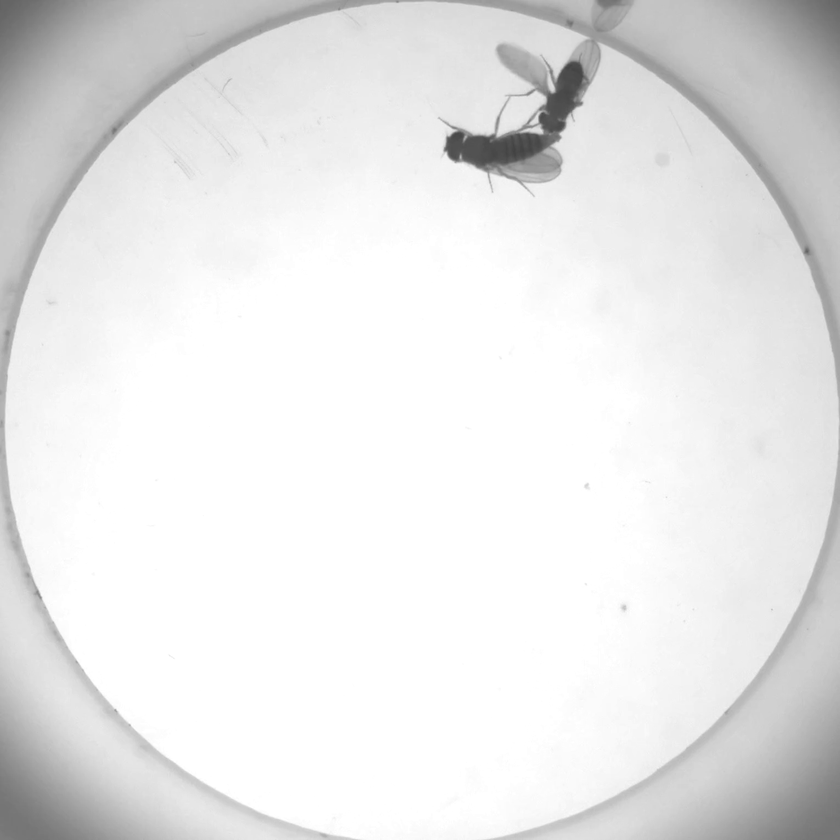
#> input picture input/images/12-05_12-43-00/1.png, 840 x 840 px, shrunk from 1530 x 1530 before the run
$ python -i contour.py   (imports and definitions only)
#> lines starting #> are read from the running program, lines starting #| are printed output that depends on the picture; after the words box and inside, x2 and y2 are one past the last pixel; in counts of white or black regions, pixels touching at a corner belong together
#> further down, picture is the input picture: shape (840, 840, 3); min 66, max 255, mean 231.2
import cv2
import matplotlib.pyplot as plt
import numpy as np

from cs229.image import img_to_mask
from cs229.annotation import get_annotations

# to avoid computing the same erosion kernel over and over again...
ERODE_KERNEL = cv2.getStructuringElement(cv2.MORPH_ELLIPSE,(9,9))

# [58 lines left out: functions in_contour, contour_roi, largest_contour, contour_label, find_contours, not called in this run]

def threshold_wings(img, mask=None, fly_color='black', mean_offset=5):
    """
    Blur, threshold, then erode the given image in an attempt to produce a binary image in which flies are separated
    from each other and the walls/background.  Unlike threshold_core, care must be taken not to remove the wings.
    """
#> called with fly_color = 'black', mean_offset = 5

    # determine thresholding type
    if fly_color == 'black':
        thresh_type = cv2.THRESH_BINARY_INV
    elif fly_color == 'white':
        thresh_type = cv2.THRESH_BINARY
    else:
        raise Exception('Invalid fly color.')

    # apply median filter
    blurred = cv2.medianBlur(img, 5)
    if mask is not None:
        mask_count = np.sum(mask == 255)
        mean_in_roi = np.sum((mask == 255) * img) / max(mask_count, 1)
        _, bw = cv2.threshold(blurred, mean_in_roi - mean_offset, 255, thresh_type)
        eroded = cv2.erode(bw, ERODE_KERNEL, iterations=1)
        masked = cv2.bitwise_and(eroded, mask)
    else:
        mean_in_roi = np.mean(img)
#> mean_in_roi = 231.2
        _, bw = cv2.threshold(blurred, mean_in_roi - mean_offset, 255, thresh_type)
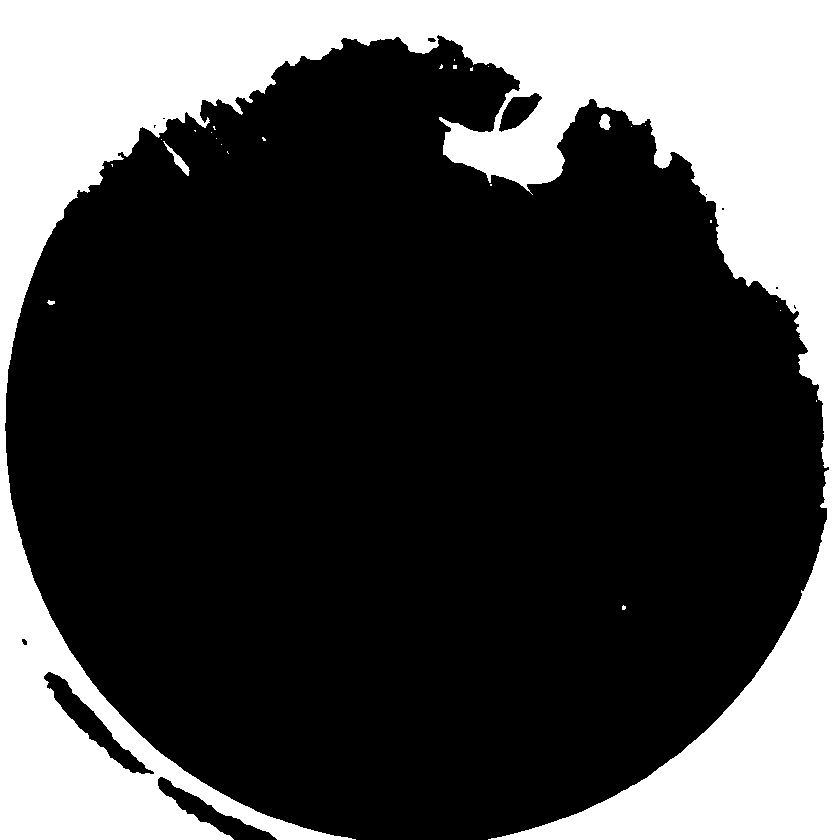
#> bw: shape (840, 840, 3); 28.9% white; 26 white regions (22 under 20 px), largest, box (x1, y1, x2, y2) and area: (0, 0, 840, 840) 203647, (163, 141, 190, 176) 204, (599, 114, 611, 130) 133, (47, 300, 55, 305) 28
        eroded = cv2.erode(bw, ERODE_KERNEL, iterations=1)
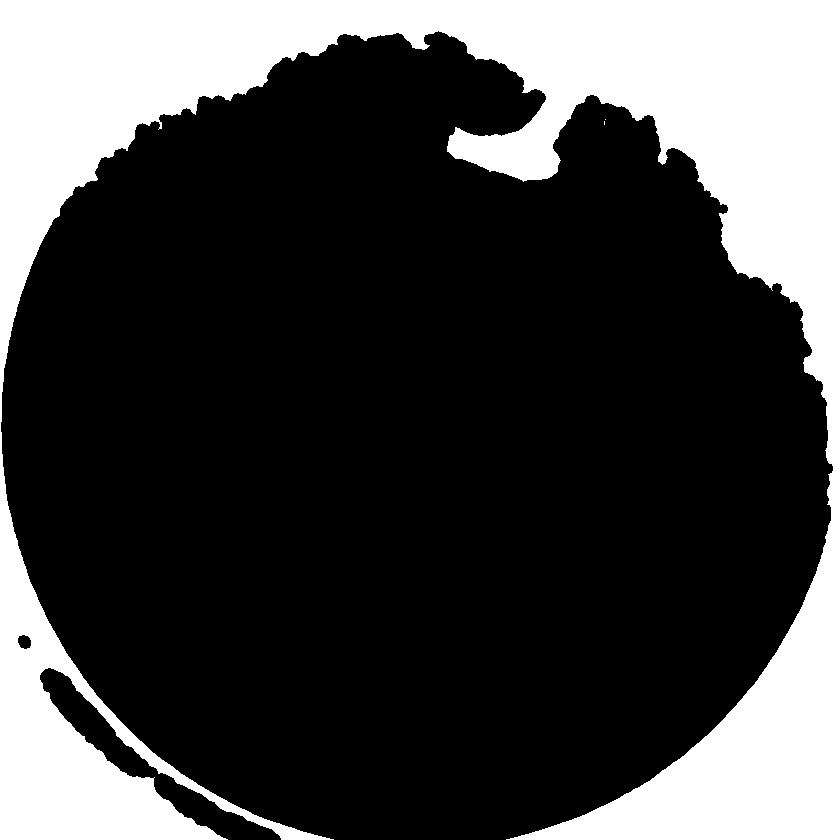
#> eroded: shape (840, 840, 3); 26.6% white; 3 white regions (2 under 20 px), largest, box (x1, y1, x2, y2) and area: (0, 0, 840, 840) 187758
        masked = eroded

    return masked

# [45 lines left out: functions threshold_core, main, not called in this run]

# [2 lines not run here, left out]

>>> import cv2
>>> picture = cv2.imread('../../input/images/12-05_12-43-00/1.png')
>>> result = threshold_wings(picture)

$ run again, on input/images/12-08_11-15-00/vlcsnap-2018-12-08-11h10m24s202.png
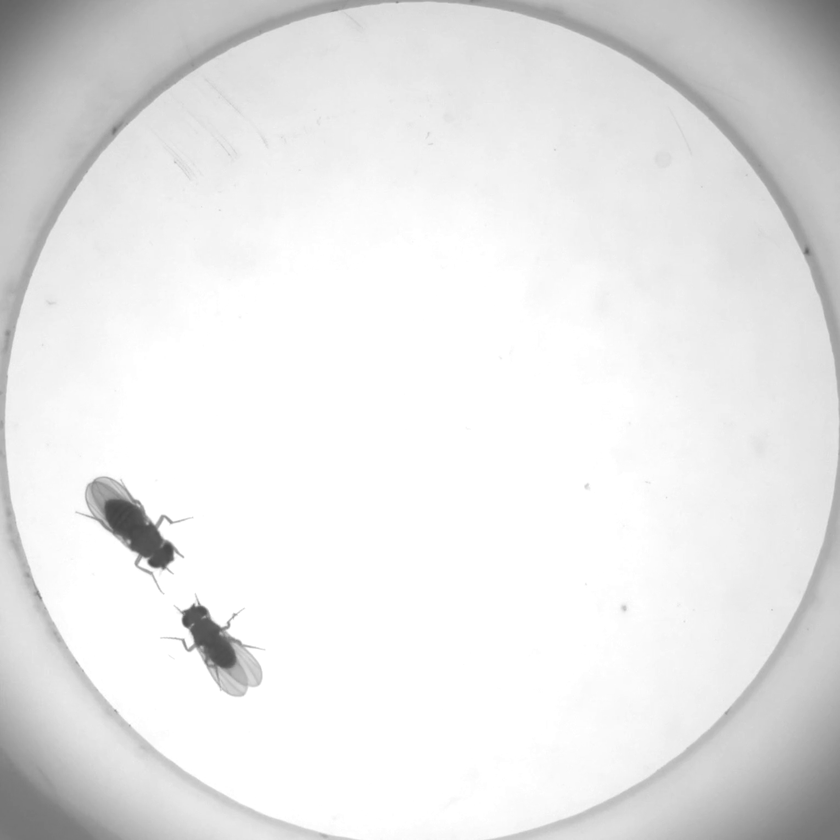
#> input picture input/images/12-08_11-15-00/vlcsnap-2018-12-08-11h10m24s202.png, 840 x 840 px, shrunk from 1530 x 1530 before the run
#> picture is the input picture: shape (840, 840, 3); min 66, max 255, mean 231.4
#> mean_in_roi = 231.4
#> in threshold_wings, `_, bw = cv2.threshold(blurred, mean_in_roi - mean_offset, 255, thresh_..`:
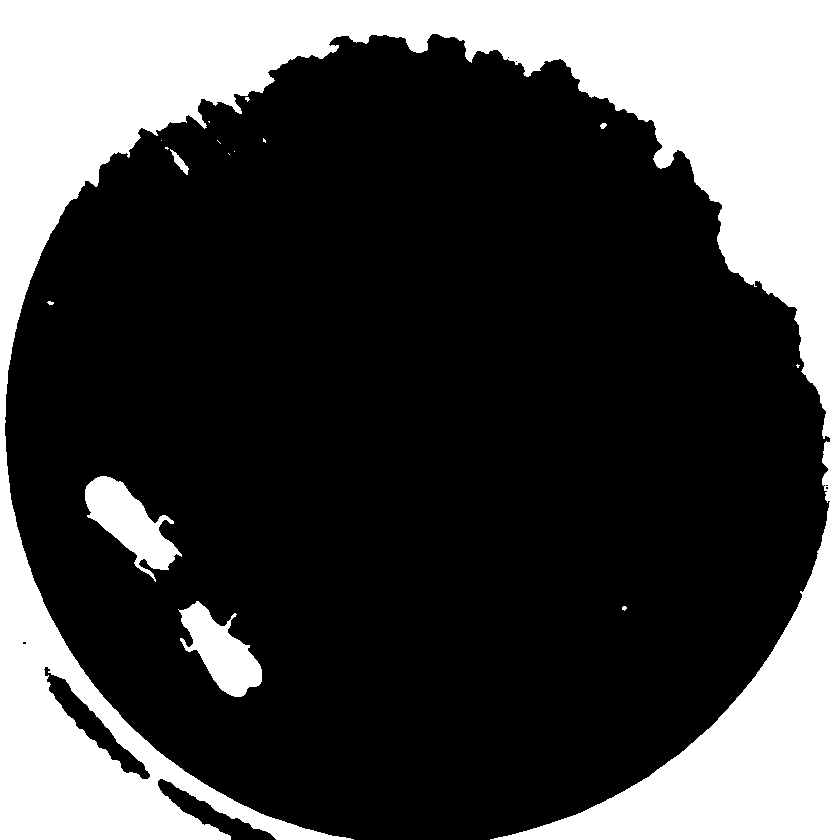
#> bw: shape (840, 840, 3); 28.4% white; 16 white regions (10 under 20 px), largest, box (x1, y1, x2, y2) and area: (0, 0, 840, 840) 192048, (85, 476, 182, 582) 4421, (178, 601, 262, 697) 3945, (170, 149, 189, 175) 159, (600, 123, 607, 129) 30, (47, 301, 54, 305) 20
#> in threshold_wings, `eroded = cv2.erode(bw, ERODE_KERNEL, iterations=1)`:
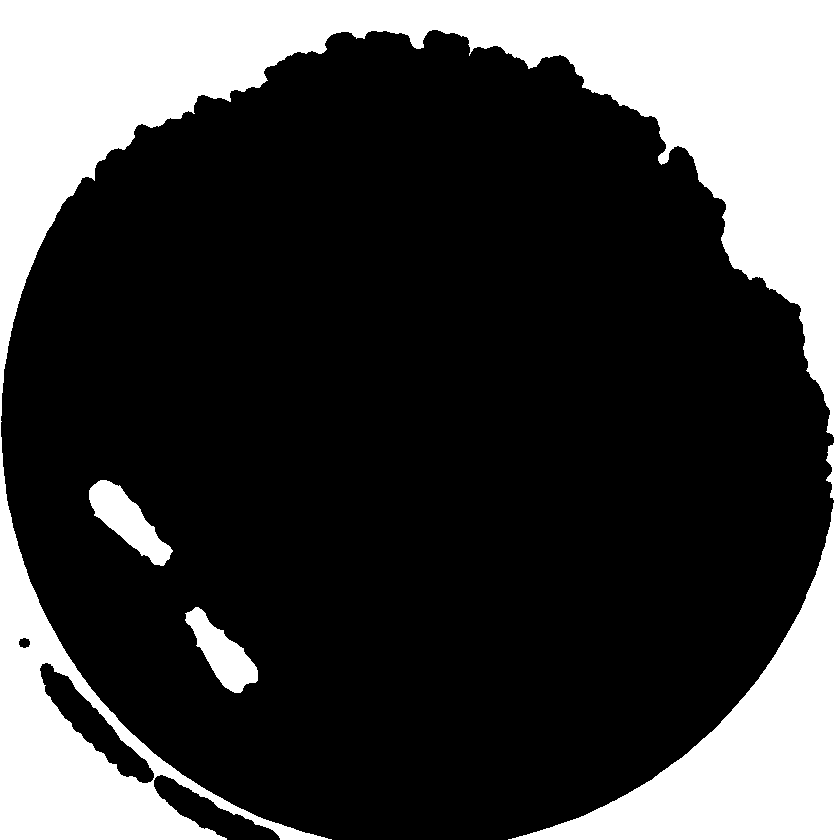
#> eroded: shape (840, 840, 3); 26.1% white; 3 white regions, box (x1, y1, x2, y2) and area: (0, 0, 840, 840) 178108, (89, 480, 173, 566) 3055, (185, 607, 258, 693) 2737
